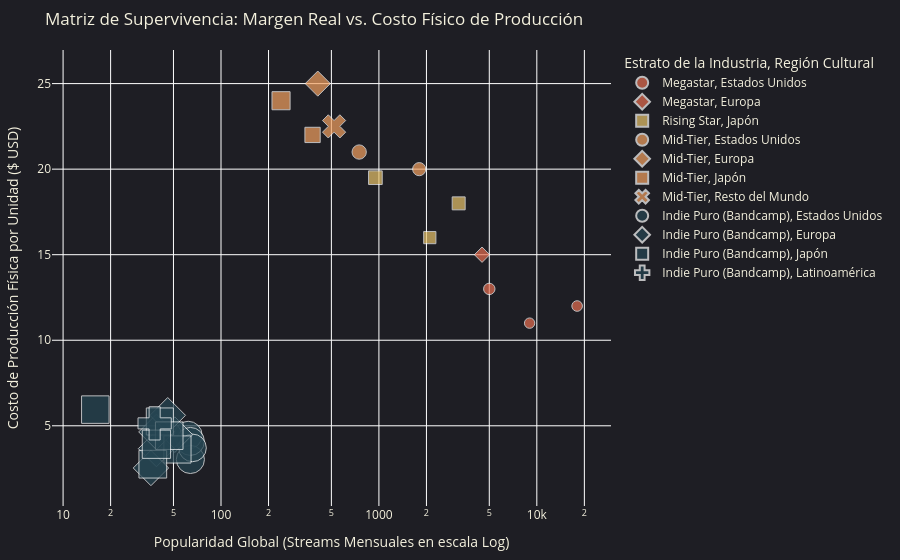

This figure's notebook cell:
### Markdown cell above
### Visualización de la Matriz de Supervivencia Económica del Artista
En esta gráfica interactiva evaluamos de forma simultánea **cinco variables clave** de la economía de los creadores musicales:
- **Eje X (Posición):** Alcance de Audiencia (streams mensuales logarítmicos).
- **Eje Y (Posición):** Costo Unitario de Producción Física ($ USD).
- **Color del Punto:** El Estrato del Artista (Megastar, Rising Star, Mid-Tier, Indie Bandcamp).
- **Tamaño del Punto (Size):** Margen de Ganancia Real que se queda el artista (%) - Observa cómo los artistas independientes en Bandcamp, a pesar de tener un alcance pequeño, retienen casi el 85% de sus ingresos, mientras que las Megastars se quedan con márgenes minúsculos por unidad (12%) compensando únicamente por volumen masivo.
- **Símbolo del Punto (Symbol):** Región Cultural (Japón, Estados Unidos, Europa, Latinoamérica).

### Code cell
fig_survival = px.scatter(
    df_artistas,
    x="streams",
    y="costo_unitario",
    color="estrato",
    size="margen",
    symbol="reg",
    log_x=True,
    color_discrete_map={
        "Megastar": "#E76F51",
        "Rising Star": "#E9C46A",
        "Mid-Tier": "#F4A261",
        "Indie Puro (Bandcamp)": "#264653"
    },
    title="Matriz de Supervivencia: Margen Real vs. Costo Físico de Producción",
    labels={
        "streams": "Popularidad Global (Streams Mensuales en escala Log)",
        "costo_unitario": "Costo de Producción Física por Unidad ($ USD)",
        "estrato": "Estrato de la Industria",
        "margen": "Margen de Ganancia Retenido por el Artista (%)",
        "reg": "Región Cultural"
    },
    hover_data=["nombre"]
)

fig_survival.update_layout(
    paper_bgcolor="#1E1E24",
    plot_bgcolor="#1E1E24",
    font=dict(color="#F4F1DE"),
    margin=dict(l=40, r=40, t=50, b=40)
)
fig_survival.show()

### Figure 1 — Plotly figure (JSON) as saved in the notebook; plotly's stock layout.template omitted (floating-point values rounded to 4 significant figures)
{"data": [{"customdata": [["Taylor Swift"], ["Ariana Grande"], ["Lana Del Rey"]], "hovertemplate": "Estrato de la Industria=Megastar<br>Región Cultural=Estados Unidos<br>Popularidad Global (Streams Mensuales en escala Log)=%{x}<br>Costo de Producción Física por Unidad ($ USD)=%{y}<br>Margen de Ganancia Retenido por el Artista (%)=%{marker.size}<br>nombre=%{customdata[0]}<extra></extra>", "legendgroup": "Megastar, Estados Unidos", "marker": {"color": "#E76F51", "size": [12.0, 11.5, 14.0], "sizemode": "area", "sizeref": 0.2144, "symbol": "circle"}, "mode": "markers", "name": "Megastar, Estados Unidos", "orientation": "v", "showlegend": true, "type": "scatter", "x": [18000, 9000, 5000], "xaxis": "x", "y": [12.0, 11.0, 13.0], "yaxis": "y"}, {"customdata": [["Daft Punk"]], "hovertemplate": "Estrato de la Industria=Megastar<br>Región Cultural=Europa<br>Popularidad Global (Streams Mensuales en escala Log)=%{x}<br>Costo de Producción Física por Unidad ($ USD)=%{y}<br>Margen de Ganancia Retenido por el Artista (%)=%{marker.size}<br>nombre=%{customdata[0]}<extra></extra>", "legendgroup": "Megastar, Europa", "marker": {"color": "#E76F51", "size": [15.0], "sizemode": "area", "sizeref": 0.2144, "symbol": "diamond"}, "mode": "markers", "name": "Megastar, Europa", "orientation": "v", "showlegend": true, "type": "scatter", "x": [4500], "xaxis": "x", "y": [15.0], "yaxis": "y"}, {"customdata": [["Yoasobi"], ["Ado"], ["Babymetal"]], "hovertemplate": "Estrato de la Industria=Rising Star<br>Región Cultural=Japón<br>Popularidad Global (Streams Mensuales en escala Log)=%{x}<br>Costo de Producción Física por Unidad ($ USD)=%{y}<br>Margen de Ganancia Retenido por el Artista (%)=%{marker.size}<br>nombre=%{customdata[0]}<extra></extra>", "legendgroup": "Rising Star, Japón", "marker": {"color": "#E9C46A", "size": [18.0, 16.0, 20.0], "sizemode": "area", "sizeref": 0.2144, "symbol": "square"}, "mode": "markers", "name": "Rising Star, Japón", "orientation": "v", "showlegend": true, "type": "scatter", "x": [3200, 2100, 950], "xaxis": "x", "y": [18.0, 16.0, 19.5], "yaxis": "y"}, {"customdata": [["Paramore"], ["Lindsey Stirling"]], "hovertemplate": "Estrato de la Industria=Mid-Tier<br>Región Cultural=Estados Unidos<br>Popularidad Global (Streams Mensuales en escala Log)=%{x}<br>Costo de Producción Física por Unidad ($ USD)=%{y}<br>Margen de Ganancia Retenido por el Artista (%)=%{marker.size}<br>nombre=%{customdata[0]}<extra></extra>", "legendgroup": "Mid-Tier, Estados Unidos", "marker": {"color": "#F4A261", "size": [18.5, 22.0], "sizemode": "area", "sizeref": 0.2144, "symbol": "circle"}, "mode": "markers", "name": "Mid-Tier, Estados Unidos", "orientation": "v", "showlegend": true, "type": "scatter", "x": [1800, 750], "xaxis": "x", "y": [20.0, 21.0], "yaxis": "y"}, {"customdata": [["Aphex Twin"]], "hovertemplate": "Estrato de la Industria=Mid-Tier<br>Región Cultural=Europa<br>Popularidad Global (Streams Mensuales en escala Log)=%{x}<br>Costo de Producción Física por Unidad ($ USD)=%{y}<br>Margen de Ganancia Retenido por el Artista (%)=%{marker.size}<br>nombre=%{customdata[0]}<extra></extra>", "legendgroup": "Mid-Tier, Europa", "marker": {"color": "#F4A261", "size": [40.0], "sizemode": "area", "sizeref": 0.2144, "symbol": "diamond"}, "mode": "markers", "name": "Mid-Tier, Europa", "orientation": "v", "showlegend": true, "type": "scatter", "x": [410], "xaxis": "x", "y": [25.0], "yaxis": "y"}, {"customdata": [["Reol"], ["PinocchioP"]], "hovertemplate": "Estrato de la Industria=Mid-Tier<br>Región Cultural=Japón<br>Popularidad Global (Streams Mensuales en escala Log)=%{x}<br>Costo de Producción Física por Unidad ($ USD)=%{y}<br>Margen de Ganancia Retenido por el Artista (%)=%{marker.size}<br>nombre=%{customdata[0]}<extra></extra>", "legendgroup": "Mid-Tier, Japón", "marker": {"color": "#F4A261", "size": [25.0, 35.0], "sizemode": "area", "sizeref": 0.2144, "symbol": "square"}, "mode": "markers", "name": "Mid-Tier, Japón", "orientation": "v", "showlegend": true, "type": "scatter", "x": [380, 240], "xaxis": "x", "y": [22.0, 24.0], "yaxis": "y"}, {"customdata": [["King Gizzard"]], "hovertemplate": "Estrato de la Industria=Mid-Tier<br>Región Cultural=Resto del Mundo<br>Popularidad Global (Streams Mensuales en escala Log)=%{x}<br>Costo de Producción Física por Unidad ($ USD)=%{y}<br>Margen de Ganancia Retenido por el Artista (%)=%{marker.size}<br>nombre=%{customdata[0]}<extra></extra>", "legendgroup": "Mid-Tier, Resto del Mundo", "marker": {"color": "#F4A261", "size": [45.0], "sizemode": "area", "sizeref": 0.2144, "symbol": "x"}, "mode": "markers", "name": "Mid-Tier, Resto del Mundo", "orientation": "v", "showlegend": true, "type": "scatter", "x": [520], "xaxis": "x", "y": [22.5], "yaxis": "y"}, {"customdata": [["Indie Artist #2"], ["Indie Artist #5"], ["Indie Artist #10"], ["Indie Artist #12"], ["Indie Artist #14"]], "hovertemplate": "Estrato de la Industria=Indie Puro (Bandcamp)<br>Región Cultural=Estados Unidos<br>Popularidad Global (Streams Mensuales en escala Log)=%{x}<br>Costo de Producción Física por Unidad ($ USD)=%{y}<br>Margen de Ganancia Retenido por el Artista (%)=%{marker.size}<br>nombre=%{customdata[0]}<extra></extra>", "legendgroup": "Indie Puro (Bandcamp), Estados Unidos", "marker": {"color": "#264653", "size": [82.91, 84.6, 84.01, 81.96, 82.05], "sizemode": "area", "sizeref": 0.2144, "symbol": "circle"}, "mode": "markers", "name": "Indie Puro (Bandcamp), Estados Unidos", "orientation": "v", "showlegend": true, "type": "scatter", "x": [62, 64, 64, 66, 46], "xaxis": "x", "y": [4.449, 3.031, 4.086, 3.709, 4.445], "yaxis": "y"}, {"customdata": [["Indie Artist #1"], ["Indie Artist #7"], ["Indie Artist #9"], ["Indie Artist #15"], ["Indie Artist #17"]], "hovertemplate": "Estrato de la Industria=Indie Puro (Bandcamp)<br>Región Cultural=Europa<br>Popularidad Global (Streams Mensuales en escala Log)=%{x}<br>Costo de Producción Física por Unidad ($ USD)=%{y}<br>Margen de Ganancia Retenido por el Artista (%)=%{marker.size}<br>nombre=%{customdata[0]}<extra></extra>", "legendgroup": "Indie Puro (Bandcamp), Europa", "marker": {"color": "#264653", "size": [80.37, 83.21, 79.37, 79.67, 80.45], "sizemode": "area", "sizeref": 0.2144, "symbol": "diamond"}, "mode": "markers", "name": "Indie Puro (Bandcamp), Europa", "orientation": "v", "showlegend": true, "type": "scatter", "x": [51, 39, 36, 39, 46], "xaxis": "x", "y": [4.481, 3.664, 2.533, 4.639, 5.611], "yaxis": "y"}, {"customdata": [["Indie Artist #3"], ["Indie Artist #4"], ["Indie Artist #6"], ["Indie Artist #11"], ["Indie Artist #13"], ["Indie Artist #16"]], "hovertemplate": "Estrato de la Industria=Indie Puro (Bandcamp)<br>Región Cultural=Japón<br>Popularidad Global (Streams Mensuales en escala Log)=%{x}<br>Costo de Producción Física por Unidad ($ USD)=%{y}<br>Margen de Ganancia Retenido por el Artista (%)=%{marker.size}<br>nombre=%{customdata[0]}<extra></extra>", "legendgroup": "Indie Puro (Bandcamp), Japón", "marker": {"color": "#264653", "size": [78.56, 81.02, 79.09, 82.32, 81.36, 85.74], "sizemode": "area", "sizeref": 0.2144, "symbol": "square"}, "mode": "markers", "name": "Indie Puro (Bandcamp), Japón", "orientation": "v", "showlegend": true, "type": "scatter", "x": [41, 16, 53, 37, 47, 39], "xaxis": "x", "y": [5.252, 5.945, 3.616, 2.755, 4.422, 3.921], "yaxis": "y"}, {"customdata": [["Indie Artist #8"]], "hovertemplate": "Estrato de la Industria=Indie Puro (Bandcamp)<br>Región Cultural=Latinoamérica<br>Popularidad Global (Streams Mensuales en escala Log)=%{x}<br>Costo de Producción Física por Unidad ($ USD)=%{y}<br>Margen de Ganancia Retenido por el Artista (%)=%{marker.size}<br>nombre=%{customdata[0]}<extra></extra>", "legendgroup": "Indie Puro (Bandcamp), Latinoamérica", "marker": {"color": "#264653", "size": [82.32], "sizemode": "area", "sizeref": 0.2144, "symbol": "cross"}, "mode": "markers", "name": "Indie Puro (Bandcamp), Latinoamérica", "orientation": "v", "showlegend": true, "type": "scatter", "x": [38], "xaxis": "x", "y": [5.142], "yaxis": "y"}], "layout": {"font": {"color": "#F4F1DE"}, "legend": {"itemsizing": "constant", "title": {"text": "Estrato de la Industria, Región Cultural"}, "tracegroupgap": 0}, "margin": {"b": 40, "l": 40, "r": 40, "t": 50}, "paper_bgcolor": "#1E1E24", "plot_bgcolor": "#1E1E24", "title": {"text": "Matriz de Supervivencia: Margen Real vs. Costo Físico de Producción"}, "xaxis": {"anchor": "y", "domain": [0, 1], "title": {"text": "Popularidad Global (Streams Mensuales en escala Log)"}, "type": "log"}, "yaxis": {"anchor": "x", "domain": [0, 1], "title": {"text": "Costo de Producción Física por Unidad ($ USD)"}}}}
